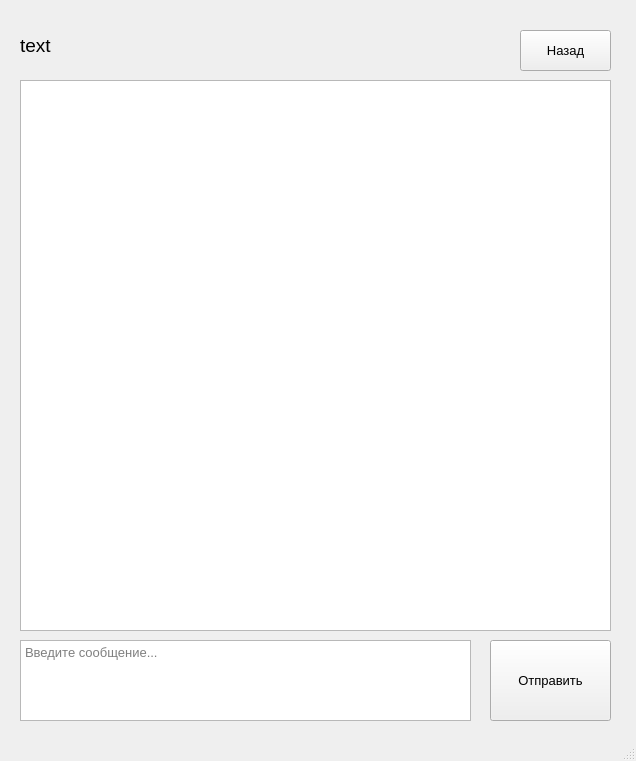
<?xml version="1.0" encoding="UTF-8"?>
<ui version="4.0">
 <class>SingleChatWindow</class>
 <widget class="QMainWindow" name="SingleChatWindow">
  <property name="geometry">
   <rect>
    <x>0</x>
    <y>0</y>
    <width>636</width>
    <height>761</height>
   </rect>
  </property>
  <property name="windowTitle">
   <string>SingleChat</string>
  </property>
  <widget class="QWidget" name="centralwidget">
   <widget class="QTextBrowser" name="messages_browser">
    <property name="geometry">
     <rect>
      <x>20</x>
      <y>80</y>
      <width>591</width>
      <height>551</height>
     </rect>
    </property>
    <property name="font">
     <font>
      <pointsize>10</pointsize>
     </font>
    </property>
   </widget>
   <widget class="QTextEdit" name="input_message">
    <property name="geometry">
     <rect>
      <x>20</x>
      <y>640</y>
      <width>451</width>
      <height>81</height>
     </rect>
    </property>
    <property name="font">
     <font>
      <pointsize>10</pointsize>
     </font>
    </property>
    <property name="placeholderText">
     <string>Введите сообщение...</string>
    </property>
   </widget>
   <widget class="QPushButton" name="button_send">
    <property name="geometry">
     <rect>
      <x>490</x>
      <y>640</y>
      <width>121</width>
      <height>81</height>
     </rect>
    </property>
    <property name="font">
     <font>
      <pointsize>10</pointsize>
     </font>
    </property>
    <property name="text">
     <string>Отправить</string>
    </property>
   </widget>
   <widget class="QLabel" name="label_dialog_with">
    <property name="geometry">
     <rect>
      <x>20</x>
      <y>25</y>
      <width>441</width>
      <height>41</height>
     </rect>
    </property>
    <property name="font">
     <font>
      <pointsize>14</pointsize>
     </font>
    </property>
    <property name="text">
     <string>text</string>
    </property>
   </widget>
   <widget class="QPushButton" name="button_back">
    <property name="geometry">
     <rect>
      <x>520</x>
      <y>30</y>
      <width>91</width>
      <height>41</height>
     </rect>
    </property>
    <property name="font">
     <font>
      <pointsize>10</pointsize>
     </font>
    </property>
    <property name="text">
     <string>Назад</string>
    </property>
   </widget>
  </widget>
  <widget class="QStatusBar" name="statusbar"/>
 </widget>
 <resources/>
 <connections/>
</ui>
